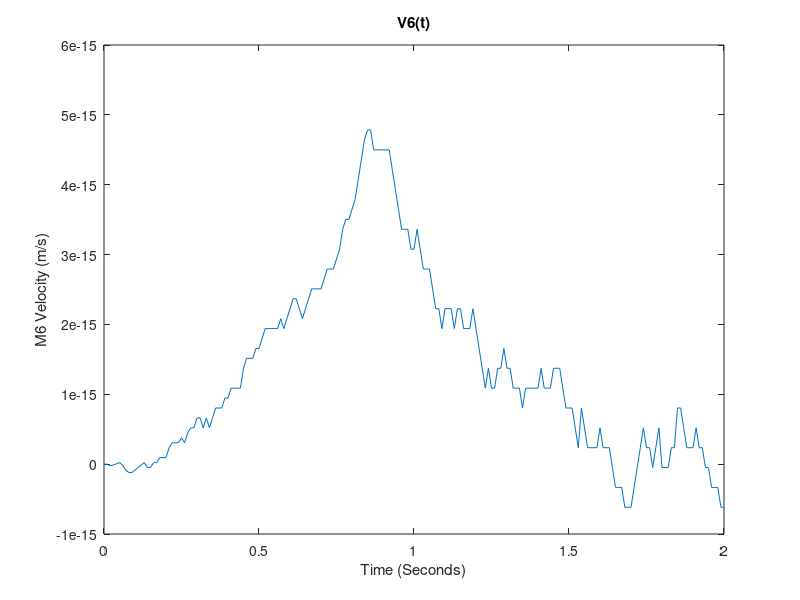
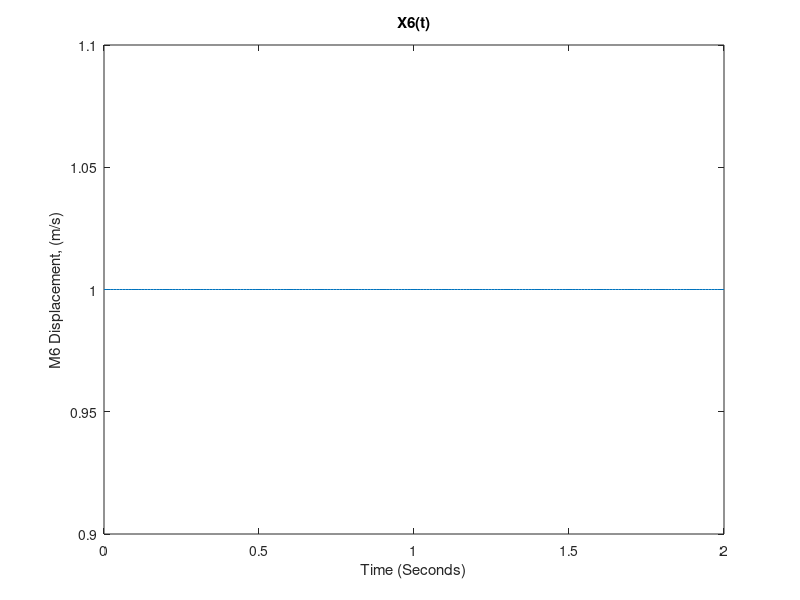
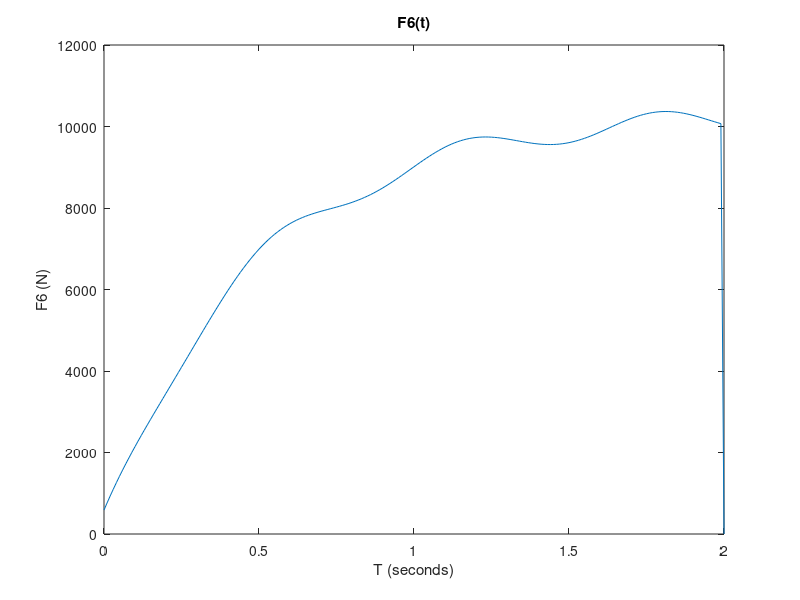

Source code (MATLAB) for these figures, in order:
%%
%Constants
g=9.8;k1=100000;b2=10000;m3=1000;k4=20000;b5=2000;m6=60;
%%
%Initial Condtions and Setup
T=[0:0.01:2];
x=zeros(4,length(T));
f6=zeros(1,length(T));
x6(1)=1;
a=[-0.104,0,0,-0.0294;-k1/m3,(-b2-b5)/m3,k4/m3,b5/m3;0,-1,0,1;0,b5/m6,-k4/m6,-b5/m6];
timestep=0.01;
vroad=0.1*cos(10.*T);
%%
%forward Euler method
for ii = 1:size(T,2)-1
    
    f6(ii)=m6*g+k4*x(3,ii)+b5*(x(4,ii)-x(2,ii));
    
    b(:,ii)=[-vroad(ii);b2/m3*vroad(ii)-g;0;f6(ii)/m6-g];
    
    dxdt(:,ii)=a*x(:,ii)+b(:,ii);
    
    x(:,ii+1) = x(:,ii)+dxdt(:,ii).*timestep;
    
    x6(ii+1)=x6(ii)+x(4,ii)*timestep;
end

%%
%plots

figure(1);
plot(T,x(4,:))
title('V6(t)')
xlabel('Time (Seconds)');
ylabel('M6 Velocity (m/s)');

figure(2)
plot(T,x6)
title('X6(t)')
xlabel('Time (Seconds)');
ylabel('M6 Displacement, (m/s)');

figure(3);
plot(T,f6)
title('F6(t)');
xlabel('T (seconds)');
ylabel('F6 (N)');
